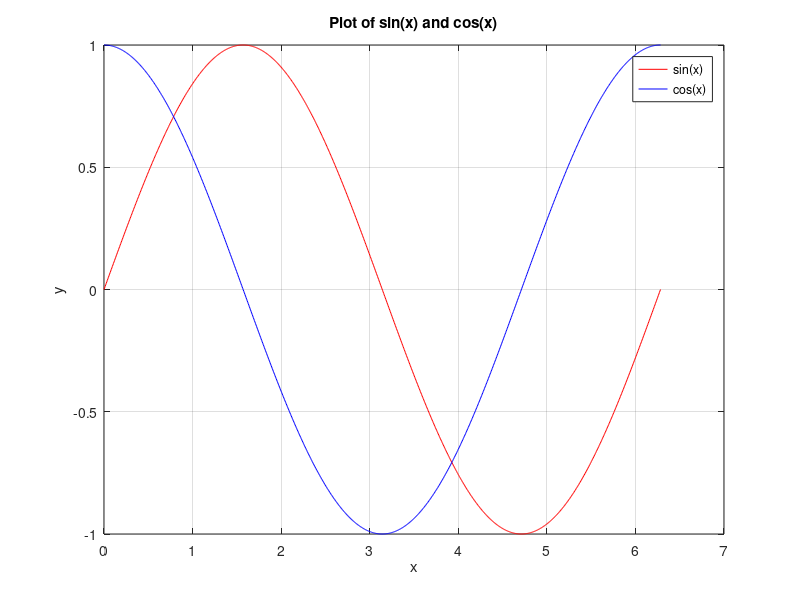

This chart was generated by the following MATLAB code:
clc;
clear;
close all;

% Define the x values (from 0 to 2*pi)
x = linspace(0, 2*pi, 1000); 

% Calculate sine and cosine values
y_sin = sin(x);
y_cos = cos(x);

% Create the plot
figure;

% Plot sine function
plot(x, y_sin, '-r', 'DisplayName', 'sin(x)'); % Red line for sin(x)

hold on; % Hold the current plot

% Plot cosine function
plot(x, y_cos, '-b', 'DisplayName', 'cos(x)'); % Blue line for cos(x)

% Add labels and title
xlabel('x');
ylabel('y');
title('Plot of sin(x) and cos(x)');

% Add a legend to distinguish between the functions
legend;

% Show grid
grid on;
